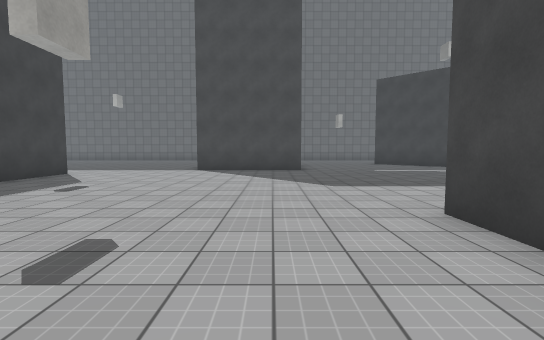
view 1 (above)

24 first-person views from a walk through a 3-D level made in the Unity game engine. The camera is 1.4 m above the floor, tilts 4° down and sees 85° across. The floor is counted in squares, 2 m on a side. Each view is taken from the middle of a square. On the plan, view 1 faces up. The plan holds only what a view shows up to about 10 squares ahead; the rest is blank. The place goes on beyond the plan. The player character is not drawn. Surface patterns are stand-ins for the level's own textures.

view 2
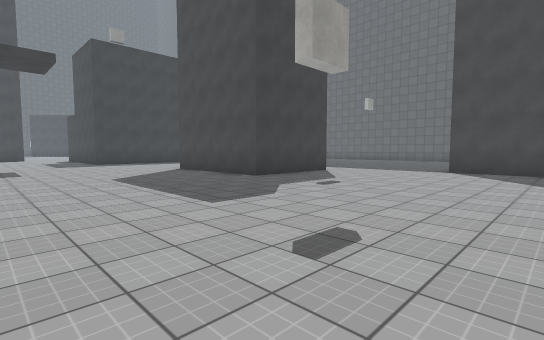

view 3
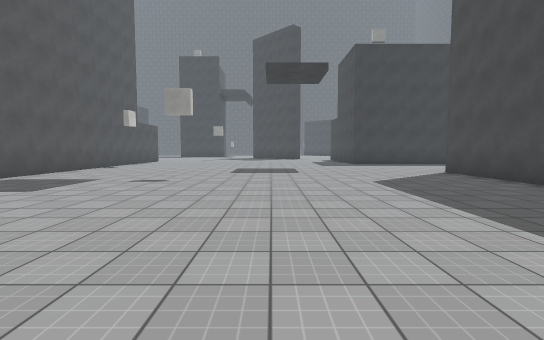

view 4
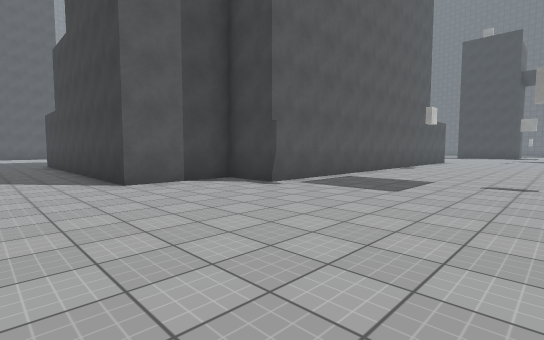

view 5
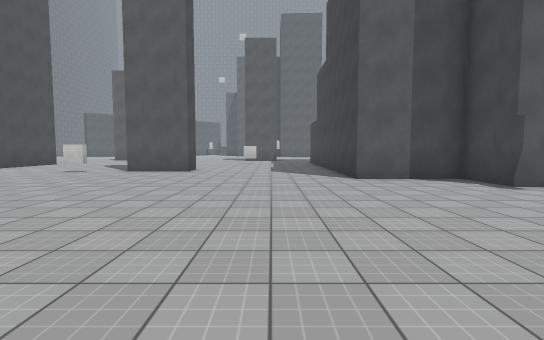

view 6
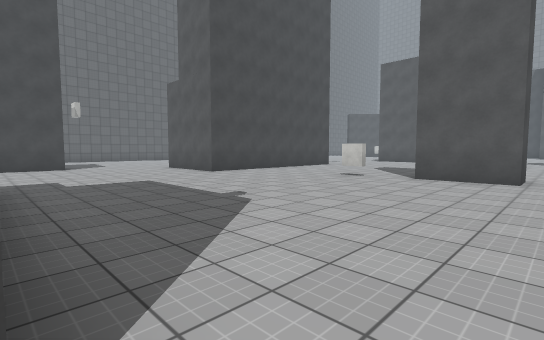

view 7
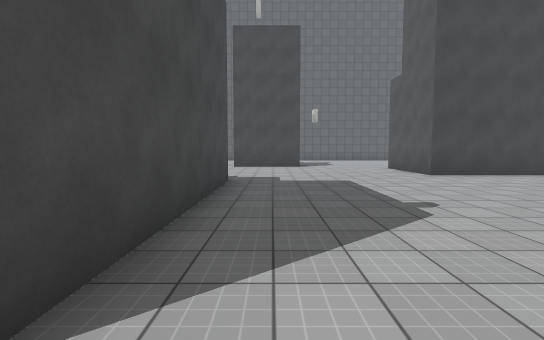

view 8
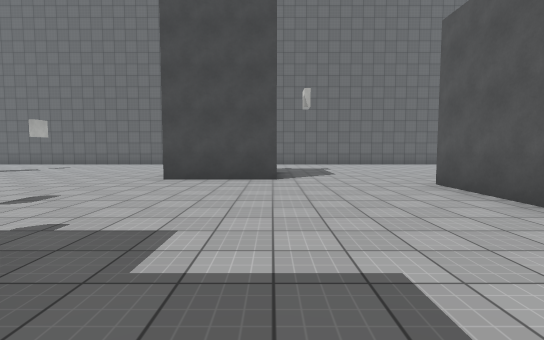

view 9
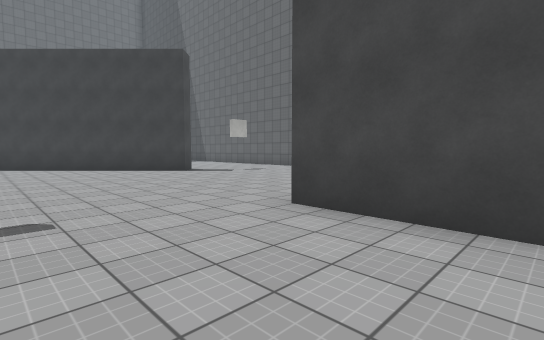

view 10
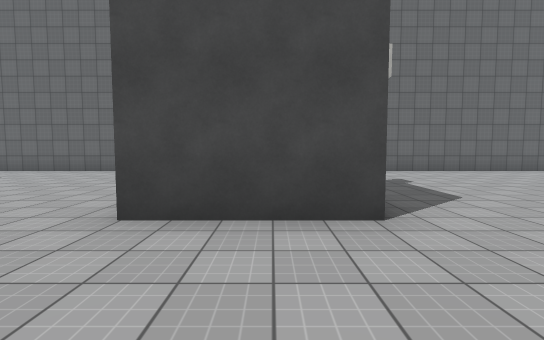

view 11
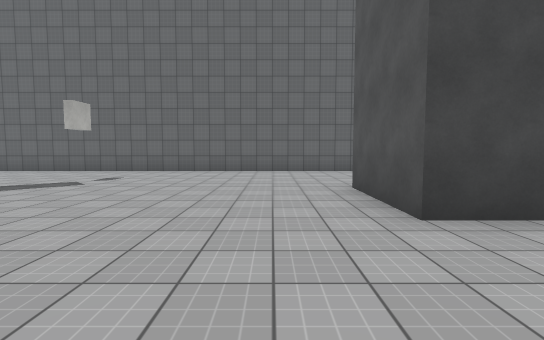

view 12
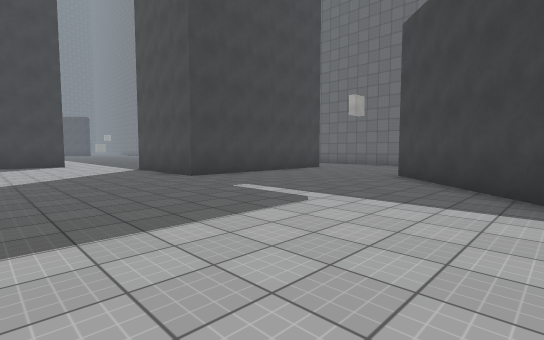

view 13
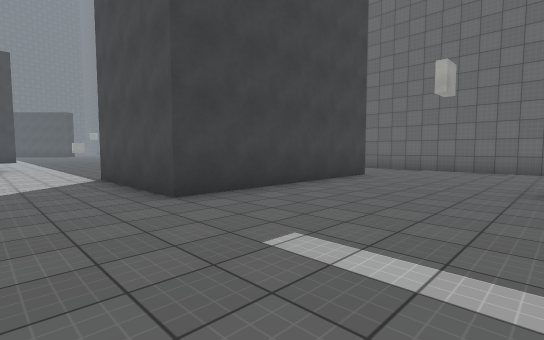

view 14
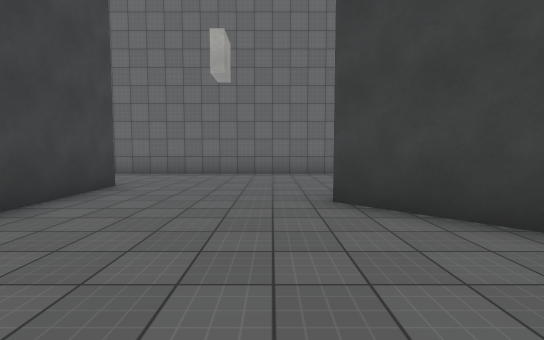

view 15
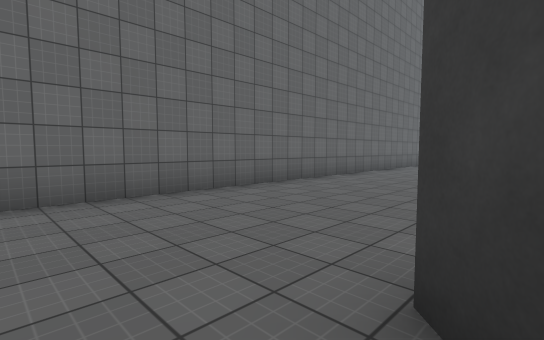

view 16
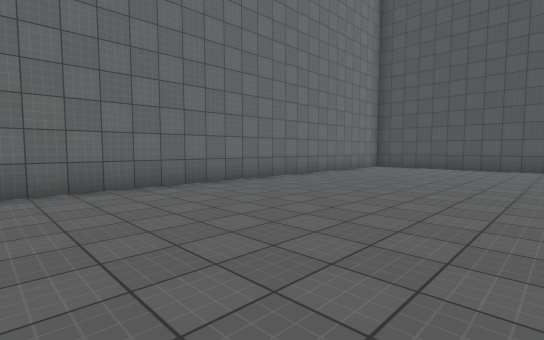

view 17
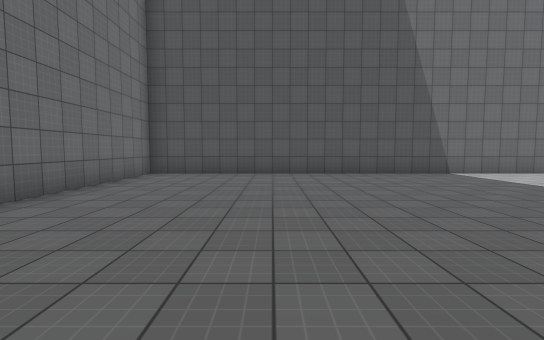

view 18
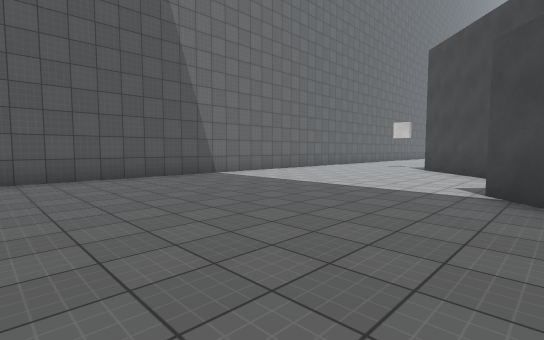

view 19
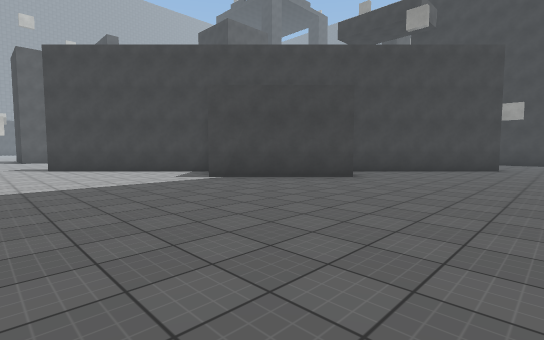

view 20
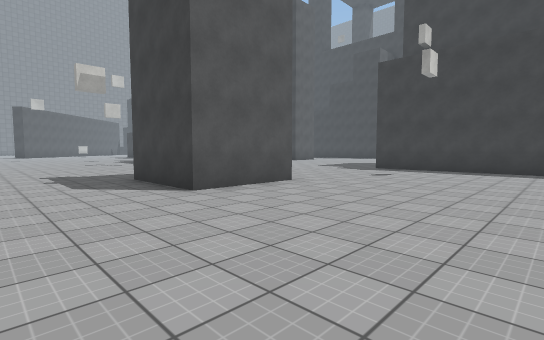

view 21
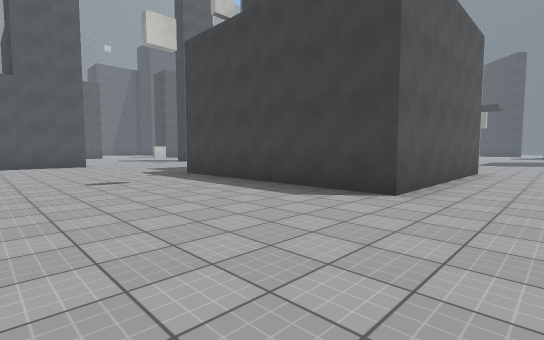

view 22
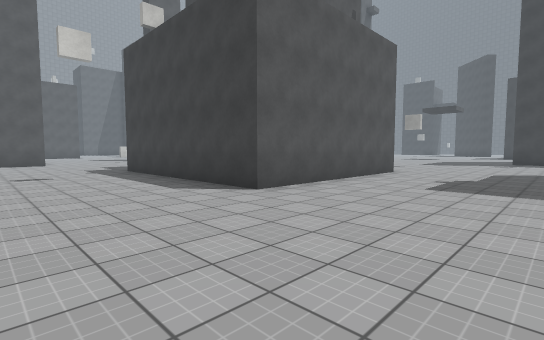

view 23
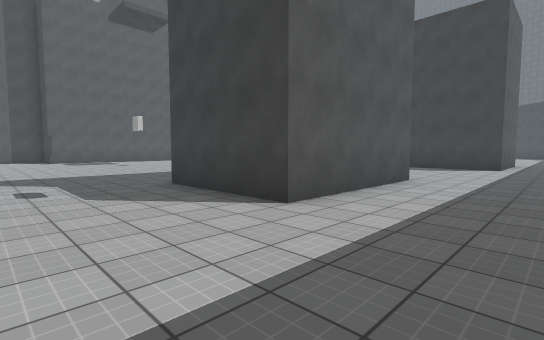

view 24
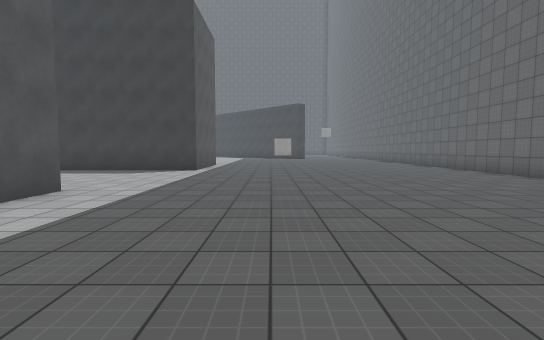

### Floor plan
Points are (right, up) in squares from view 1. A wall is a line through its corners. A room is listed if a view was taken in it or the views show most of it. See-through windows are left out.
Room 1 (views 1, 2, 3, 4, 5, 6, 7, 8, 9, 10, 11, 12, 13, 14, 15, 16, 17, 18, 19, 20, 21, 22, 23, 24)
walls: (1.9, 2) (1.9, 3.2) (7.5, 3.2) (7.5, -3) (2, -3); (7.9, 10.9) (4.8, 13.9) (5.3, 14.5) (8.6, 11.2); (11.8, 8) (15.5, 4.3); (10.3, 12.2) (12.9, 9.6); (14.9, 3.8) (10.5, 8.2); (1, 15.8) (1, 10) (-2.6, 10); (12.9, -5.1) (12.9, -2.5) (15.4, -2.5) (15.4, -5.1); (-10, 8.5) (-5.8, 8.5) (-5.8, 5.3) (-10, 5.3); (1.6, -11.4) (1.6, -10.3) (3.6, -10.3); (9, -11.4) (9, -8.3) (12, -8.3); (-11, -6.5) (-5.5, -6.5) (-5.5, -8) (-3, -8) (-3, -11.5); (19.5, -3.6) (19.5, 18.5) (-0.6, 18.5); (-15.5, 9.5) (-14.9, 9.5) (-14.9, 4.9); (-12, 18.5) (-15.1, 18.5); (19.5, -11.5) (19.5, -7.6)
objects: block (5, -10)

Positions as (right, up) in squares from view 1, and headings:
1: (0, 0), facing up
2: (0, 0), facing up-left
3: (-1, 0), facing left
4: (-1, -2), facing down-left
5: (-1, -1), facing down
6: (1, -3), facing down-right
7: (1, -4), facing right
8: (6, -5), facing right
9: (10, -5), facing up-right
10: (10, -4), facing right
11: (10, -1), facing right
12: (8, 6), facing up-left
13: (5, 8), facing up-left
14: (4, 10), facing up
15: (4, 14), facing up-right
16: (8, 13), facing up-right
17: (11, 15), facing right
18: (12, 15), facing down-right
19: (17, 16), facing down-left
20: (18, 2), facing down-left
21: (12, 5), facing down-left
22: (11, 7), facing down-left
23: (-3, 11), facing down-left
24: (-5, 12), facing left
